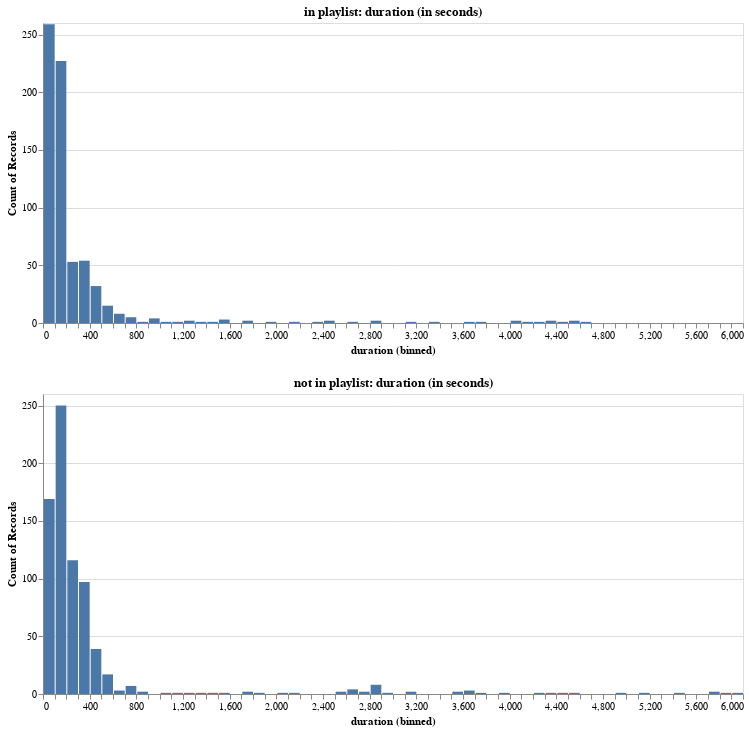

Source (notebook cell):
### Code cell
alt.vconcat(*[plot_counts_duration(df_welt_hits, 'duration', 'in playlist: duration (in seconds)'), plot_counts_duration(df_welt_nohits, 'duration', 'not in playlist: duration (in seconds)')])

### Figure 1 — Vega-Lite specification as saved in the notebook (floating-point values rounded to 4 significant figures; data arrays with more than 128 entries replaced by an {"elided": "..."} marker saying what was removed)
{"config": {"view": {"continuousWidth": 400, "continuousHeight": 300}}, "vconcat": [{"data": {"name": "data-433b79e2912794aa284c5a1e80388dc5"}, "mark": "bar", "encoding": {"x": {"bin": {"extent": [0, 6000], "step": 100}, "field": "duration", "type": "quantitative"}, "y": {"aggregate": "count", "type": "quantitative"}}, "height": 300, "title": "in playlist: duration (in seconds)", "width": 700}, {"data": {"name": "data-434379d1661177a7a3feb44f5f5308b4"}, "mark": "bar", "encoding": {"x": {"bin": {"extent": [0, 6000], "step": 100}, "field": "duration", "type": "quantitative"}, "y": {"aggregate": "count", "type": "quantitative"}}, "height": 300, "title": "not in playlist: duration (in seconds)", "width": 700}], "$schema": "https://vega.github.io/schema/vega-lite/v4.17.0.json", "datasets": {"data-433b79e2912794aa284c5a1e80388dc5": {"elided": "691 records"}, "data-434379d1661177a7a3feb44f5f5308b4": {"elided": "748 records"}}}
